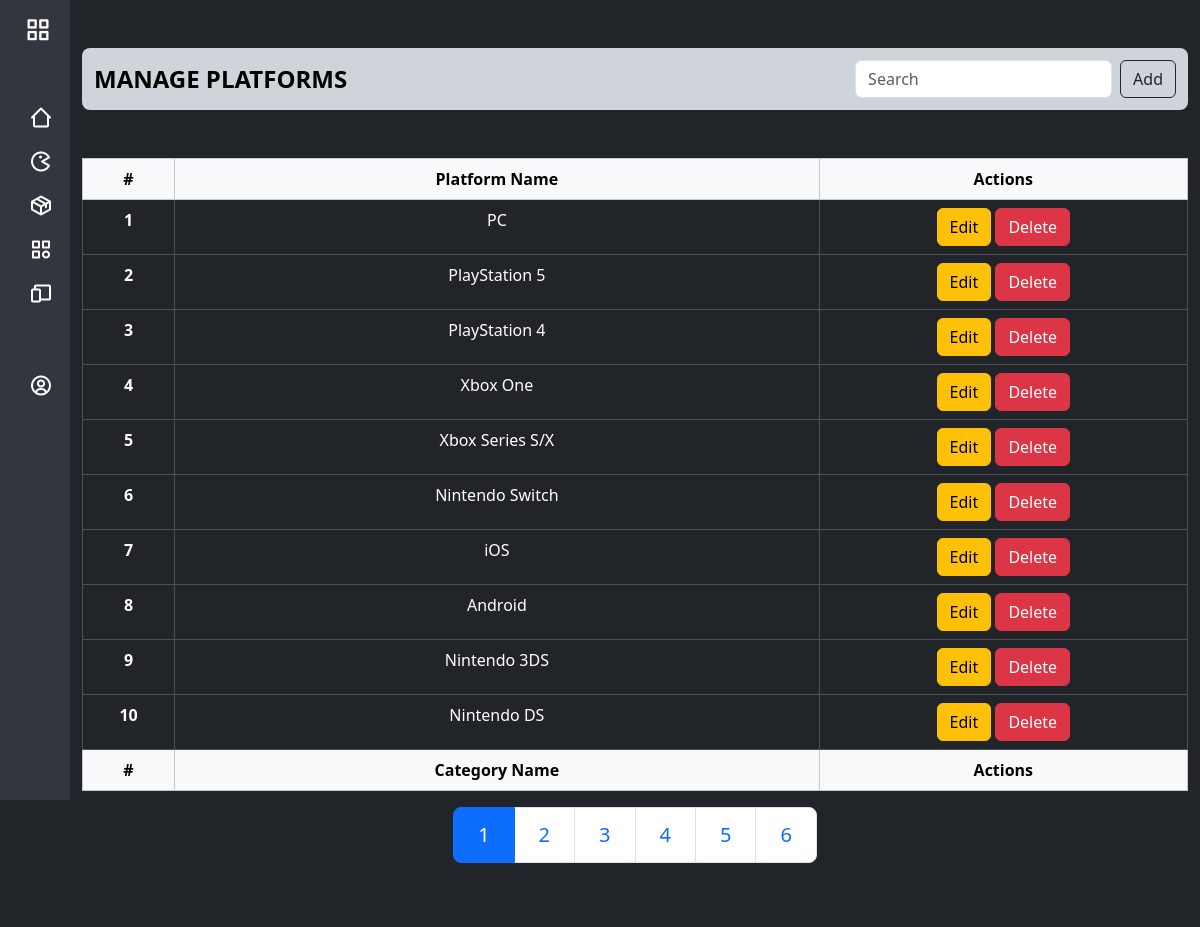
The page /admin/manage-platforms.php (signed in) on the database its author committed.
### tables this page shows
CREATE TABLE `tbl_platforms` (
  `id` int(11) NOT NULL,
  `platform_name` varchar(100) NOT NULL
);

### classes/dbh.php (called while the page is built, shortened)
<?php
class Dbh {
	protected function connect() {
		try {
			$servername = 'localhost';
			$username = 'root';
			$password = '';
			$db_name = 'gamespace';
			$this->dbh = new PDO("mysql:host=$servername;dbname=$db_name", $username, $password);
			return $this->dbh;
		} catch (Exception $e) {
			echo "ERROR: $e";
		}
	}
}

### classes/model/adminModel.php (called while the page is built, shortened)
<?php
class Admin extends Dbh
{
    private function executeQuery($stmt, ...$query_values)
    {
        if (!$stmt->execute($query_values)) {
            header("../admin/index.php?error=SomethingWentWrong");
            exit();
        }
        $results = $stmt->fetchAll(PDO::FETCH_ASSOC);
        return $results;
    }
    protected function getPlatforms($offset, $limit, $where)
    {
        $sql = "SELECT * FROM tbl_platforms";
        if ($limit != NULL) {
            $sql .= " LIMIT $offset, $limit";
        }
        $stmt = $this->connect()->prepare($sql);
        return $this->executeQuery($stmt);
    }
}

### classes/view/adminView.php (called while the page is built, shortened)
<?php
class AdminView extends Admin
{
    public function fetchPlatforms($offset = 0, $limit = NULL, $where = NULL) {
        $data = $this->getPlatforms($offset, $limit, $where);
        return $data;
    }
}

### admin/manage-platforms.php (the view, shortened to what this page needs)
<?php
include "partials/sidebar.php";
require "../classes/dbh.php";
require "../classes/model/adminModel.php";
require "../classes/view/adminView.php";
$adminView = new AdminView();
?>
<div class="container mt-5">
    <nav class="navbar bg-dark-subtle rounded-3 mb-5">
        <div class="container-fluid">
            <a class="navbar-brand text-uppercase fw-bolder fs-4">Manage Platforms</a>
            <div class="d-flex" role="search">
                <input class="form-control me-2" type="search" placeholder="Search" aria-label="Search" onkeyup="searchContent(this.value)">
                <button class="btn btn-outline-dark" data-bs-toggle="modal" data-bs-target="#add_modal">Add</button>
            </div>
        </div>
    </nav>
    <div class="table-responsive">
        <table class="table table-dark text-white table-hover table-bordered text-center w-100">
            <thead class="table-light">
                <tr>
                    <th class="col-1 fw-bolder">#</th>
                    <th class="col">Platform Name</th>
                    <th class="col-4">Actions</th>
                </tr>
            </thead>
            <tbody id="table_content_wrapper">
                <?php
                $category_data = $adminView->fetchPlatforms(0, 10);
                $counter = 1;
                foreach ($category_data as $data) :
                ?>
                    <tr>
                        <td class="fw-bolder"><?= $counter++ ?></td>
                        <td><?= $data['platform_name'] ?></td>
                        <td>
                            <button class="btn btn-warning" onclick="loadTagInfo(this.value)" value="<?= $data['id'] ?>" data-bs-toggle="modal" data-bs-target="#add_modal">Edit</button>
                            <button class="btn btn-danger" onclick="confirmRemoveTag(this.value)" value="<?= $data['id'] ?>" data-bs-toggle="modal" data-bs-target="#verify_modal">Delete</button>
                        </td>
                    </tr>
                <?php endforeach; ?>
            </tbody>
            <tfoot class="table-light">
                <tr>
                    <th class="col">#</th>
                    <th class="col">Category Name</th>
                    <th class="col-3">Actions</th>
                </tr>
            </tfoot>
        </table>
    </div>
    <div class="table_pagination">
        <?= include "partials/pagination.php"; ?>
    </div>
</div>

### css/sidebar-footer.css (style rules this page uses)
a { text-decoration: none; }
body { font-family: "Poppins", sans-serif; }

### rows shown on the page
tbl_platforms: platform_name "PC"
tbl_platforms: platform_name "PlayStation 5"
tbl_platforms: platform_name "PlayStation 4"
tbl_platforms: platform_name "Xbox One"
tbl_platforms: platform_name "Xbox Series S/X"
tbl_platforms: platform_name "Nintendo Switch"
tbl_platforms: platform_name "iOS"
tbl_platforms: platform_name "Android"
tbl_platforms: platform_name "Nintendo 3DS"
tbl_platforms: platform_name "Nintendo DS"
